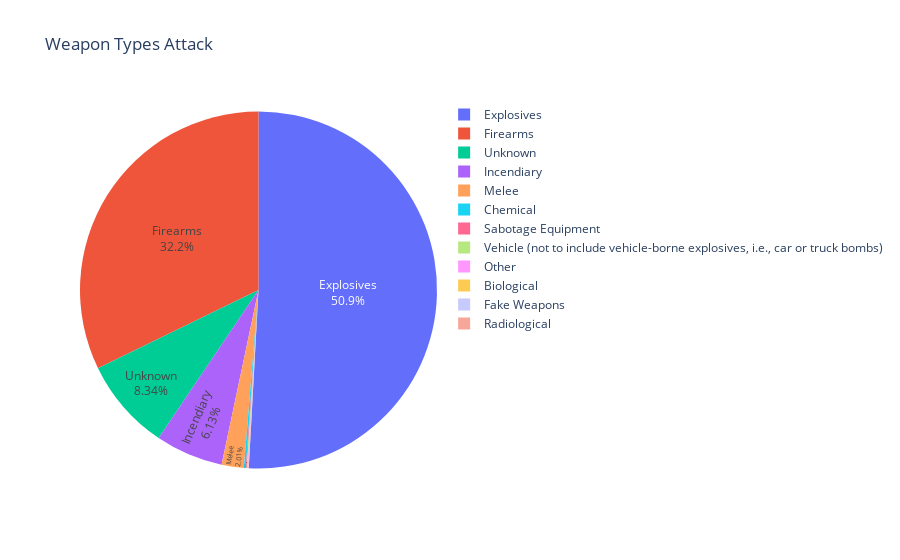

Notebook source saved alongside this figure:
### Code cell
weapon_type= df1['Weapon_type'].value_counts().reset_index().rename(columns={'index': 'Weapon Types'})
weapon_type.columns.values[1] = 'Count'


fig = px.pie(weapon_type, values='Count', names='Weapon Types',
             title='Weapon Types Attack',
             hover_data=['Count'])
fig.update_traces(textposition='inside', textinfo='percent+label')
fig.show()

### Figure 1 — Plotly figure (JSON) as saved in the notebook; plotly's stock layout.template omitted (floating-point values rounded to 4 significant figures)
{"data": [{"customdata": [[92426], [58524], [15157], [11135], [3655], [321], [141], [136], [114], [35], [33], [14]], "domain": {"x": [0, 1], "y": [0, 1]}, "hovertemplate": "Weapon Types=%{label}<br>Count=%{customdata[0]}<extra></extra>", "labels": ["Explosives", "Firearms", "Unknown", "Incendiary", "Melee", "Chemical", "Sabotage Equipment", "Vehicle (not to include vehicle-borne explosives, i.e., car or truck bombs)", "Other", "Biological", "Fake Weapons", "Radiological"], "legendgroup": "", "name": "", "showlegend": true, "textinfo": "percent+label", "textposition": "inside", "type": "pie", "values": [92426, 58524, 15157, 11135, 3655, 321, 141, 136, 114, 35, 33, 14]}], "layout": {"legend": {"tracegroupgap": 0}, "title": {"text": "Weapon Types Attack"}}}
